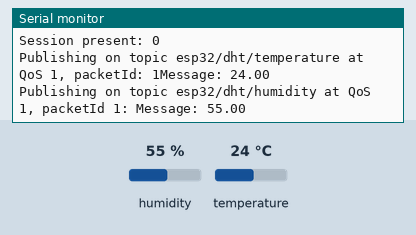
Bench run of a sketch on a simulated ESP32. On the bench: the last lines printed to the serial monitor. The inputs (shaded band) are chosen by the test bench; at power-on: humidity 55 %, temperature 24 °C. WiFi joins after 1.5 s; servers stay silent unless stated; no MQTT or app messages arrive unless stated.

Above: at 18.0 s.
18.1 s: humidity set to 22 %
At 20.8 s:
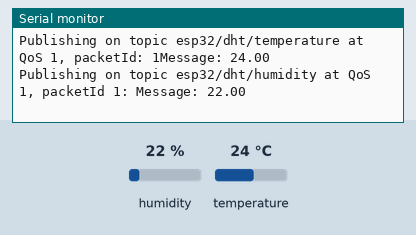
33.1 s: temperature set to 12 °C
At 40.8 s:
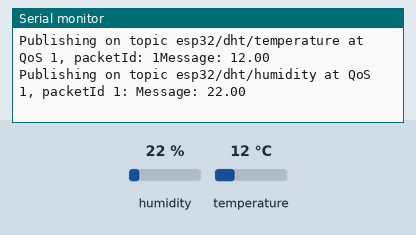
48.1 s: humidity set to 40 %
At 50.9 s:
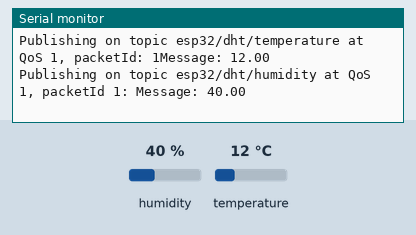
Timing chart, 0 to 52.4 s (numbered marks = the images above; inputs shaded):
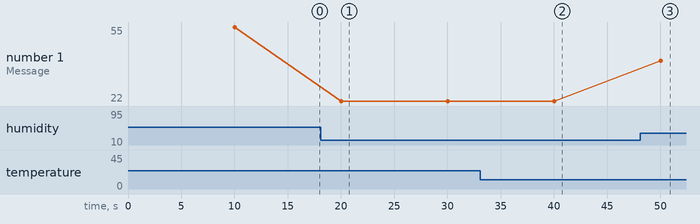

Measured:
- after the input at 18.1 s, the serial monitor: prints a new line after 1.9 s (image 1)
- after the input at 33.1 s, the serial monitor: prints a new line after 6.9 s (image 2)
- after the input at 48.1 s, the serial monitor: prints a new line after 1.9 s (image 3)
- plotted number 1: 55 → 22 after the input at 18.1 s, 22 → 40 after the input at 48.1 s

The sketch:

sketch_oct13b.ino
```cpp
#include "DHT.h"
#include <WiFi.h>
extern "C" {
  #include "freertos/FreeRTOS.h"
  #include "freertos/timers.h"
}
#include <AsyncMqttClient.h>

#define WIFI_SSID "HCMUT03"
#define WIFI_PASSWORD "123456789"

// Raspberry Pi Mosquitto MQTT Broker
#define MQTT_HOST IPAddress(192,168,54,94)
// For a cloud MQTT broker, type the domain name
//#define MQTT_HOST "example.com"
#define MQTT_PORT 1883

// Temperature MQTT Topics
#define MQTT_PUB_TEMP "esp32/dht/temperature"
#define MQTT_PUB_HUM  "esp32/dht/humidity"

// Digital pin connected to the DHT sensor
#define DHTPIN 15

// Uncomment whatever DHT sensor type you're using
#define DHTTYPE DHT11   // DHT 11
// #define DHTTYPE DHT22   // DHT 22  (AM2302), AM2321
//#define DHTTYPE DHT21   // DHT 21 (AM2301)

// Initialize DHT sensor
DHT dht(DHTPIN, DHTTYPE);

// Variables to hold sensor readings
float temp;
float hum;

AsyncMqttClient mqttClient;
TimerHandle_t mqttReconnectTimer;
TimerHandle_t wifiReconnectTimer;

unsigned long previousMillis = 0;   // Stores last time temperature was published
const long interval = 10000;        // Interval at which to publish sensor readings

void connectToWifi() {
  Serial.println("Connecting to Wi-Fi...");
  WiFi.begin(WIFI_SSID, WIFI_PASSWORD);
}

void connectToMqtt() {
  Serial.println("Connecting to MQTT...");
  mqttClient.connect();
}

void WiFiEvent(WiFiEvent_t event) {
  Serial.printf("[WiFi-event] event: %d\n", event);
  switch(event) {
    case ARDUINO_EVENT_WIFI_STA_GOT_IP:
      Serial.println("WiFi connected");
      Serial.println("IP address: ");
      Serial.println(WiFi.localIP());
      connectToMqtt();
      break;
    case ARDUINO_EVENT_WIFI_STA_DISCONNECTED:
      Serial.println("WiFi lost connection");
      xTimerStop(mqttReconnectTimer, 0); // ensure we don't reconnect to MQTT while reconnecting to Wi-Fi
      xTimerStart(wifiReconnectTimer, 0);
      break;
  }
}

void onMqttConnect(bool sessionPresent) {
  Serial.println("Connected to MQTT.");
  Serial.print("Session present: ");
  Serial.println(sessionPresent);
}

void onMqttDisconnect(AsyncMqttClientDisconnectReason reason) {
  Serial.println("Disconnected from MQTT.");
  if (WiFi.isConnected()) {
    xTimerStart(mqttReconnectTimer, 0);
  }
}

/*void onMqttSubscribe(uint16_t packetId, uint8_t qos) {
  Serial.println("Subscribe acknowledged.");
  Serial.print("  packetId: ");
  Serial.println(packetId);
  Serial.print("  qos: ");
  Serial.println(qos);
}
void onMqttUnsubscribe(uint16_t packetId) {
  Serial.println("Unsubscribe acknowledged.");
  Serial.print("  packetId: ");
  Serial.println(packetId);
}*/

void onMqttPublish(uint16_t packetId) {
  Serial.print("Publish acknowledged.");
  Serial.print("  packetId: ");
  Serial.println(packetId);
}

void setup() {
  Serial.begin(115200);
  Serial.println();

  dht.begin();

  mqttReconnectTimer = xTimerCreate("mqttTimer", pdMS_TO_TICKS(2000), pdFALSE, (void*)0, reinterpret_cast<TimerCallbackFunction_t>(connectToMqtt));
  wifiReconnectTimer = xTimerCreate("wifiTimer", pdMS_TO_TICKS(2000), pdFALSE, (void*)0, reinterpret_cast<TimerCallbackFunction_t>(connectToWifi));

  WiFi.onEvent(WiFiEvent);

  mqttClient.onConnect(onMqttConnect);
  mqttClient.onDisconnect(onMqttDisconnect);
  //mqttClient.onSubscribe(onMqttSubscribe);
  //mqttClient.onUnsubscribe(onMqttUnsubscribe);
  mqttClient.onPublish(onMqttPublish);
  mqttClient.setServer(MQTT_HOST, MQTT_PORT);
  // If your broker requires authentication (username and password), set them below
  //mqttClient.setCredentials("REPlACE_WITH_YOUR_USER", "REPLACE_WITH_YOUR_PASSWORD");
  connectToWifi();
}

void loop() {
  unsigned long currentMillis = millis();
  // Every X number of seconds (interval = 10 seconds)
  // it publishes a new MQTT message
  if (currentMillis - previousMillis >= interval) {
    // Save the last time a new reading was published
    previousMillis = currentMillis;
    // New DHT sensor readings
    hum = dht.readHumidity();
    // Read temperature as Celsius (the default)
    temp = dht.readTemperature();
    // Read temperature as Fahrenheit (isFahrenheit = true)
    //temp = dht.readTemperature(true);

    // Check if any reads failed and exit early (to try again).
    if (isnan(temp) || isnan(hum)) {
      Serial.println(F("Failed to read from DHT sensor!"));
      return;
    }

    // Publish an MQTT message on topic esp32/dht/temperature
    uint16_t packetIdPub1 = mqttClient.publish(MQTT_PUB_TEMP, 1, true, String(temp).c_str());
    Serial.printf("Publishing on topic %s at QoS 1, packetId: %i", MQTT_PUB_TEMP, packetIdPub1);
    Serial.printf("Message: %.2f \n", temp);

    // Publish an MQTT message on topic esp32/dht/humidity
    uint16_t packetIdPub2 = mqttClient.publish(MQTT_PUB_HUM, 1, true, String(hum).c_str());
    Serial.printf("Publishing on topic %s at QoS 1, packetId %i: ", MQTT_PUB_HUM, packetIdPub2);
    Serial.printf("Message: %.2f \n", hum);
    delay(5000);
  }
}
```
